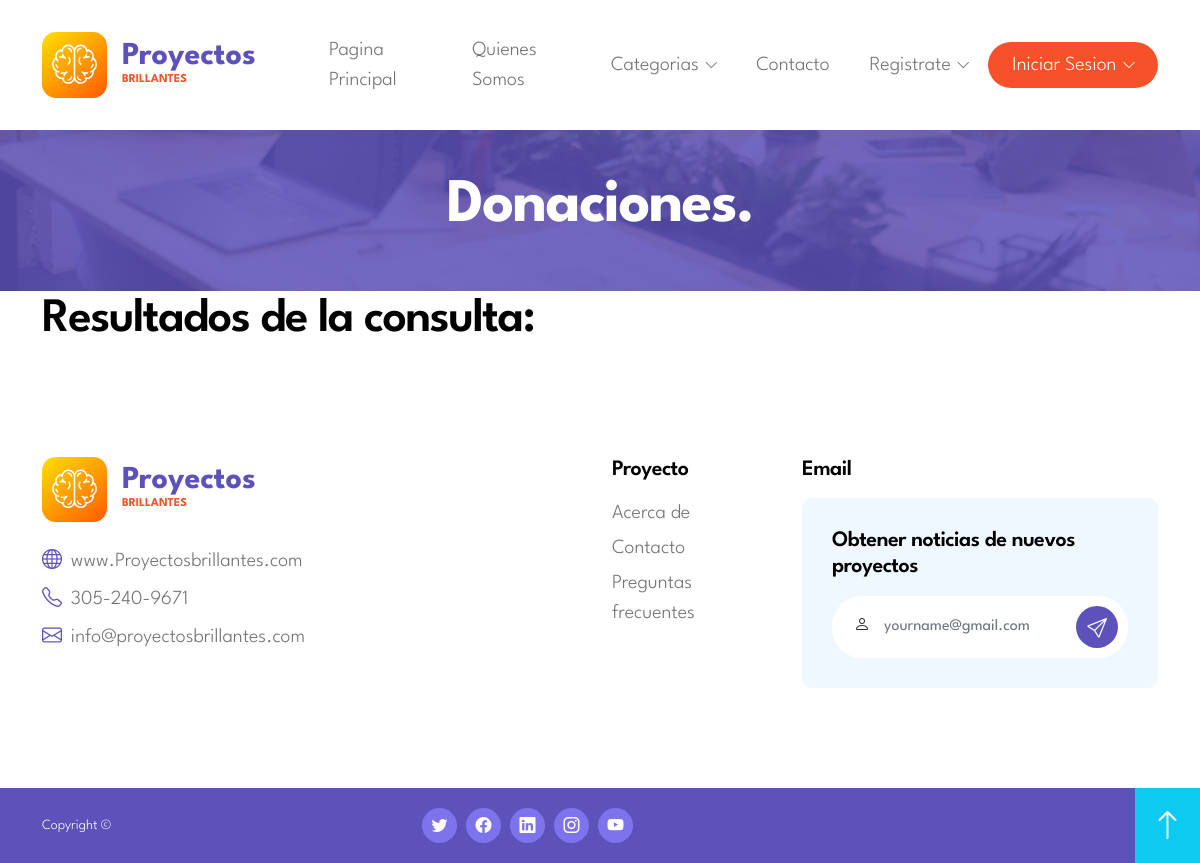
The page /inversionista/Donaciones.php on the database as committed earlier.
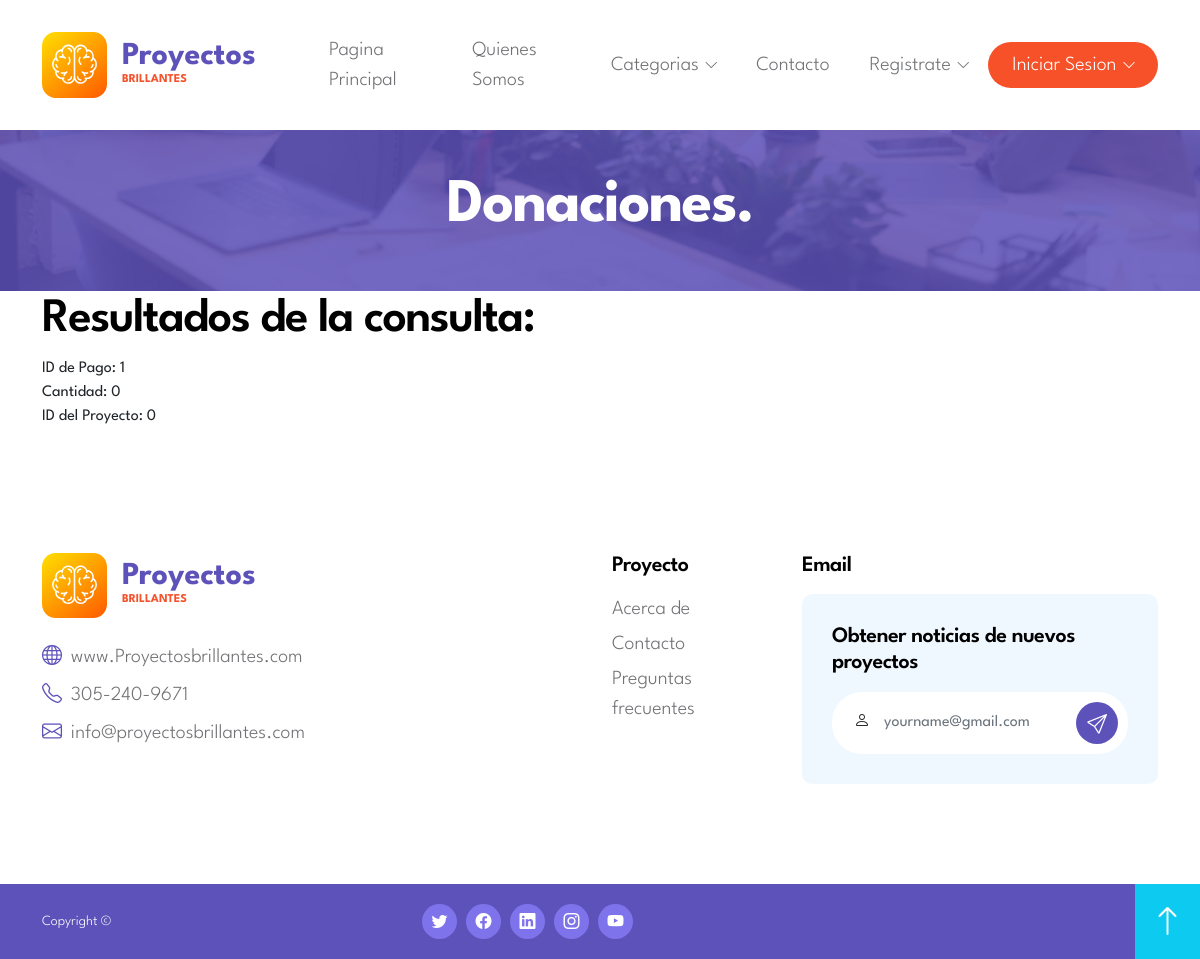
The same page on the database as committed later.
### tables this page shows
CREATE TABLE `pago` (
  `id_pago` int(11) NOT NULL,
  `cantidad` int(20) NOT NULL,
  `id_proyect` tinyint(255) NOT NULL,
  `id_usuarios` tinyint(255) NOT NULL,
  `fecha_contribucion` timestamp NOT NULL DEFAULT current_timestamp() ON UPDATE current_timestamp(),
  `nivel_pago` int(1) NOT NULL,
  `tipo_pago` text NOT NULL
);

### inversionista/Donaciones.php (the view, shortened to what this page needs)
<?php
require 'funciones/conex.php';
if (isset($_SESSION['Correo'])) {
    include 'header-inversor.php';
} else {
    include 'header.php';
}
?>
<!doctype html>
<html lang="en">
    <head>
        <link href="css/bootstrap.min.css" rel="stylesheet">
        <link href="css/bootstrap-icons.css" rel="stylesheet">
        <link href="css/owl.carousel.min.css" rel="stylesheet">
        <link href="css/owl.theme.default.min.css" rel="stylesheet">
        <link href="css/tooplate-gotto-job.css" rel="stylesheet">
    </head>
    <body class="Creador-y-desarrollador-page" id="top">
        <main>
            <header class="site-header py-5">
                <div class="section-overlay"></div>
                <div class="container">
                    <div class="row">
                        <div class="col-12 text-center">
                            <h1 class="text-white">Donaciones.</h1>
                        </div>
                    </div>
                </div>
            </header>
            <div class="container">
                <div class="row">
                    <div class="col-12">
                        <h2>Resultados de la consulta:</h2>
                        <?php
                        if ($conexion) {
                            $consulta = "SELECT * FROM pago WHERE tipo_pago = 'donacion'";
                            $resultado = mysqli_query($conexion, $consulta);
                            if ($resultado) {
                                while ($fila = mysqli_fetch_assoc($resultado)) {
                                    $id_pago = $fila['id_pago'];
                                    $cantidad = $fila['cantidad'];
                                    $id_proyect = $fila['id_proyect'];
                                    echo "ID de Pago: $id_pago<br>";
                                    echo "Cantidad: $cantidad<br>";
                                    echo "ID del Proyecto: $id_proyect<br>";
                                    echo "<br>";
                                }
                            } else {
                                echo "Error al ejecutar la consulta: " . mysqli_error($conexion);
                            }
                        }
                        ?>
                    </div>
                </div>
            </div>
            <?php
            include 'footer.php';
            ?>
        </main>
    </body>
</html>

### header.php (shortened to what this page needs)
<!DOCTYPE html>
<html lang="en">
<head>
</head>
<header id="top">
    <nav class="navbar navbar-expand-lg">
            <div class="container">
                <a class="navbar-brand d-flex align-items-center" href="index.php">
                    <img src="images/Logo simple.svg" class="img-fluid logo-image">
                    <div class="d-flex flex-column">
                        <strong class="logo-text">Proyectos </strong>
                        <small class="logo-slogan">brillantes</small>
                    </div>
                </a>
                <div class="collapse navbar-collapse" id="navbarNav">
                    <ul class="navbar-nav align-items-center ms-lg-5">
                        <li class="nav-item">
                            <a class="nav-link" href="index.php">Pagina Principal</a>
                        </li>
                        <li class="nav-item">
                            <a class="nav-link" href="about.php">Quienes Somos</a>
                        </li>
                        <li class="nav-item dropdown">
                            <a class="nav-link dropdown-toggle" href="#" id="navbarLightDropdownMenuLink" role="button" data-bs-toggle="dropdown" aria-expanded="false">Categorias</a>
                        </li>
                        <li class="nav-item">
                            <a class="nav-link" href="contact.php">Contacto</a>
                        </li>
                        <li class="nav-item dropdown">
                            <a class="nav-link dropdown-toggle" href="#" id="navbarLightDropdownMenuLink" role="button" data-bs-toggle="dropdown" aria-expanded="false">Registrate</a>
                        </li>
                        <li class="nav-item dropdown">
                            <a class="nav-link dropdown-toggle custom-btn btn" href="#">Iniciar Sesion</a>
            </div>
        </nav>
    </header>
</body>
</html>

### footer.php (shortened to what this page needs)
<!DOCTYPE html>
<html lang="en">
<head>
</head>
<footer class="site-footer">
            <div class="container">
                <div class="row">
                    <div class="col-lg-4 col-md-6 col-12 mb-3">
                        <div class="d-flex align-items-center mb-4">
                            <img src="images/Logo simple.svg" class="img-fluid logo-image">
                            <div class="d-flex flex-column">
                                <strong class="logo-text">Proyectos</strong>
                                <small class="logo-slogan">Brillantes</small>
                            </div>
                        </div>
                        <p class="mb-2">
                            <i class="custom-icon bi-globe me-1"></i>
                            <a href="#" class="site-footer-link">
                                www.Proyectosbrillantes.com
                            </a>
                        </p>
                        <p class="mb-2">
                            <i class="custom-icon bi-telephone me-1"></i>
                            <a href="tel: 305-240-9671" class="site-footer-link">
                                305-240-9671
                            </a>
                        </p>
                        <p>
                            <i class="custom-icon bi-envelope me-1"></i>
                            <a href="mailto:info@yourgmail.com" class="site-footer-link">
                                info@proyectosbrillantes.com
                            </a>
                        </p>
                    </div>
                    <div class="col-lg-2 col-md-3 col-6 ms-lg-auto">
                        <h6 class="site-footer-title">Proyecto</h6>
                        <ul class="footer-menu">
                            <li class="footer-menu-item"><a href="about.php" class="footer-menu-link">Acerca de</a></li>
                            <li class="footer-menu-item"><a href="contact.php" class="footer-menu-link">Contacto</a></li>
                            <li class="footer-menu-item"><a href="preguntas-frecuentes.php" class="footer-menu-link">Preguntas frecuentes</a></li>
                        </ul>
                    </div>
                    <div class="col-lg-4 col-md-8 col-12 mt-3 mt-lg-0">
                        <h6 class="site-footer-title">Email</h6>
                        <form class="custom-form newsletter-form" action="Enviar-correo.php" method="post" role="form">
                            <h6 class="site-footer-title">Obtener noticias de nuevos proyectos</h6>
                            <div class="input-group">
                                <span class="input-group-text" id="basic-addon1"><i class="bi-person"></i></span>
                                <input type="text" name="correo-enviado" id="correo-enviado" class="form-control" placeholder="yourname@gmail.com" required>
                                <button type="submit" class="form-control">
                                    <i class="bi-send"></i>
                                </button>
                            </div>
                        </form>
                    </div>
                </div>
            </div>
            <div class="site-footer-bottom">
                <div class="container">
                    <div class="row">
                        <div class="col-lg-4 col-12 d-flex align-items-center">
                            <p class="copyright-text">Copyright © </p>
                        </div>
                        <div class="col-lg-5 col-12 mt-2 mt-lg-0">
                            <ul class="social-icon">
                                <li class="social-icon-item">
                                    <a href="#" class="social-icon-link bi-twitter"></a>
                                </li>
                                <li class="social-icon-item">
                                    <a href="#" class="social-icon-link bi-facebook"></a>
                                </li>
                                <li class="social-icon-item">
                                    <a href="#" class="social-icon-link bi-linkedin"></a>
                                </li>
                                <li class="social-icon-item">
                                    <a href="#" class="social-icon-link bi-instagram"></a>
                                </li>
                                <li class="social-icon-item">
                                    <a href="#" class="social-icon-link bi-youtube"></a>
                                </li>
                            </ul>
                        </div>
                        <a class="back-top-icon bi-arrow-up smoothscroll d-flex justify-content-center align-items-center" href="#top"></a>
                    </div>
                </div>
            </div>
        </footer>
</html>

Rows that differ between the two databases and show on the page:
added pago: id_pago "1", cantidad "0", id_proyect "0"
